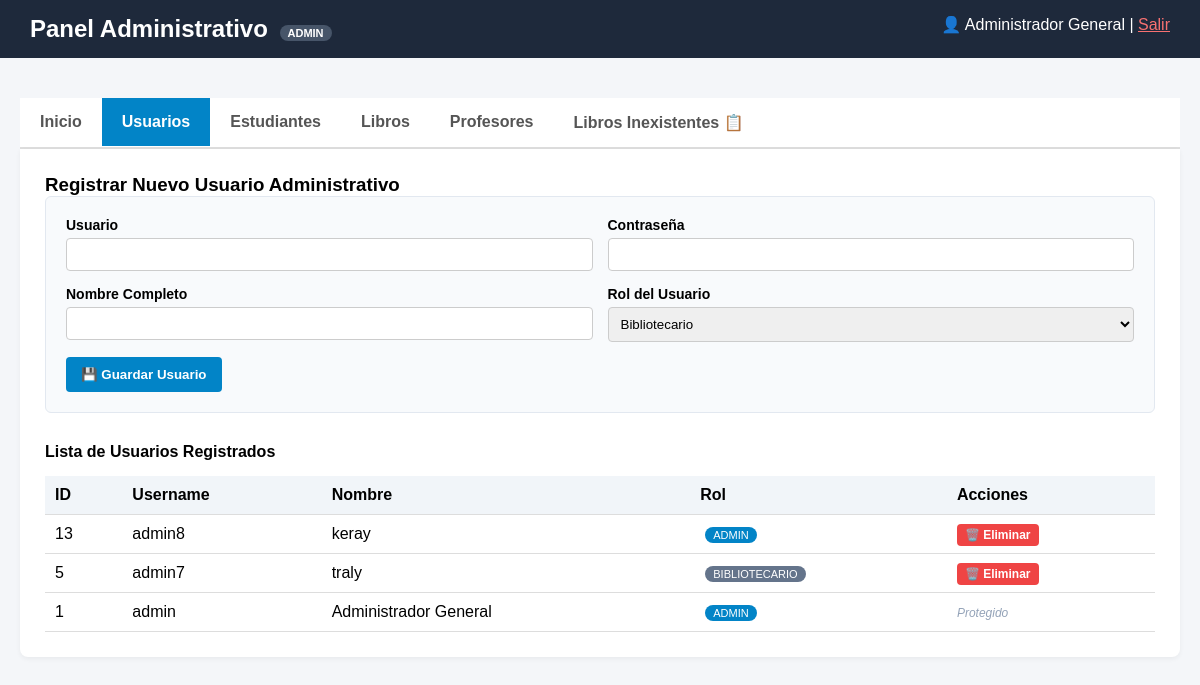
Page /index.php?seccion=usuarios (signed in) on the committed database.
### tables this page shows
CREATE TABLE IF NOT EXISTS `usuarios` (
  `id` int NOT NULL AUTO_INCREMENT,
  `username` varchar(50) NOT NULL,
  `password` varchar(255) NOT NULL,
  `nombre` varchar(100) NOT NULL,
  `estado` tinyint(1) DEFAULT '1',
  `created_at` timestamp NULL DEFAULT CURRENT_TIMESTAMP,
  `rol` varchar(50) DEFAULT 'bibliotecario',
  PRIMARY KEY (`id`),
  UNIQUE KEY `username` (`username`)
);

### cargador_automatico.php (called while the page is built, shortened)
<?php
spl_autoload_register(function ($clase) {
    $base_dir = __DIR__ . '/';
    $archivo = $base_dir . str_replace('\\', '/', $clase) . '.php';
});

### configuracion/BaseDatos.php (called while the page is built, shortened)
<?php
class BaseDatos {
    private static $instancia = null;
    private $host = '127.0.0.1';
    private $nombre_bd = 'biblioteca_db';
    private $usuario = 'root';
    private $contrasena = '';
    private function __construct() {
        try {
            $dsn = "mysql:host={$this->host};dbname={$this->nombre_bd};charset=utf8mb4";
            $opciones = [
                PDO::ATTR_ERRMODE            => PDO::ERRMODE_EXCEPTION,
                PDO::ATTR_DEFAULT_FETCH_MODE => PDO::FETCH_ASSOC,
                PDO::ATTR_EMULATE_PREPARES   => false,
            ];
            $this->conexion = new PDO($dsn, $this->usuario, $this->contrasena, $opciones);
        } catch (PDOException $e) {
            throw new PDOException("Error de Conexión: " . $e->getMessage());
        }
    }
    public static function obtenerInstancia() {
        if (self::$instancia === null) {
            self::$instancia = new self();
        }
        return self::$instancia->conexion;
    }
}

### modulos/Usuarios/ControladorUsuarios.php (called while the page is built, shortened)
<?php
class ControladorUsuarios {
    private $bd;
    public function __construct() {
        $this->bd = BaseDatos::obtenerInstancia();
    }
    public function consultar(string $buscar = '', int $paginaActual = 1, int $porPagina = 5): array {
        $offset = ($paginaActual - 1) * $porPagina;
        $termino = "%$buscar%";
        $sqlTotal = "SELECT COUNT(*) FROM usuarios WHERE username LIKE :buscar1 OR nombre LIKE :buscar2";
        $stmtTotal = $this->bd->prepare($sqlTotal);
        $stmtTotal->execute([
            ':buscar1' => $termino,
            ':buscar2' => $termino
        ]);
        $totalRegistros = $stmtTotal->fetchColumn();
        $totalPaginas = ceil($totalRegistros / $porPagina);
        $sqlDatos = "SELECT id, username, nombre, rol, estado, created_at FROM usuarios
                     WHERE username LIKE :buscar3 OR nombre LIKE :buscar4
                     ORDER BY id DESC LIMIT :limit OFFSET :offset";
        $stmtDatos = $this->bd->prepare($sqlDatos);
        $stmtDatos->bindValue(':buscar3', $termino, PDO::PARAM_STR);
        $stmtDatos->bindValue(':buscar4', $termino, PDO::PARAM_STR);
        $stmtDatos->bindValue(':limit', $porPagina, PDO::PARAM_INT);
        $stmtDatos->bindValue(':offset', $offset, PDO::PARAM_INT);
        $stmtDatos->execute();
        return [
            'datos' => $stmtDatos->fetchAll(),
            'totalPaginas' => $totalPaginas,
            'paginaActual' => $paginaActual
        ];
    }
}

### index.php (the view, shortened to what this page needs)
<?php
require_once 'cargador_automatico.php';
$rol_usuario = $_SESSION['usuario_rol'] ?? 'bibliotecario';
$seccion = $_GET['seccion'] ?? 'inicio';
$controladorUsuarios = new ControladorUsuarios();
$controladorReservas = new ControladorReservas();
$fecha_desde = $_GET['fecha_desde'] ?? date('Y-m-d', strtotime('-30 days'));
$fecha_hasta = $_GET['fecha_hasta'] ?? date('Y-m-d');
$reporteReservas = [];
$usuariosLista = ($rol_usuario === 'admin') ? $controladorUsuarios->consultar('', 1, 100)['datos'] : [];
$solicitudes = $controladorReservas->obtenerSolicitudesAdquisicion();
?>
<!DOCTYPE html>
<html lang="es">
<head>
</head>
<body>
    <header class="menu-horizontal">
        <h2>Panel Administrativo <span class="rol-badge"><?php echo $rol_usuario; ?></span></h2>
        <div>👤 <?php echo $_SESSION['usuario_nombre']; ?> | <a href="index.php?seccion=salir" style="color:#f87171;">Salir</a></div>
    </header>
    <div class="contenedor-central">
        <ul class="tabs">
            <li class="<?php echo $seccion==='inicio'?'activo':''; ?>"><a href="index.php?seccion=inicio">Inicio</a></li>
            <?php if ($rol_usuario === 'admin'): ?>
                <li class="<?php echo $seccion==='usuarios'?'activo':''; ?>"><a href="index.php?seccion=usuarios">Usuarios</a></li>
                <li class="<?php echo $seccion==='estudiantes'?'activo':''; ?>"><a href="index.php?seccion=estudiantes">Estudiantes</a></li>
            <?php endif; ?>
            <li class="<?php echo $seccion==='libros'?'activo':''; ?>"><a href="index.php?seccion=libros">Libros</a></li>
            <?php if ($rol_usuario === 'admin'): ?>
                <li class="<?php echo $seccion==='profesores'?'activo':''; ?>"><a href="index.php?seccion=profesores">Profesores</a></li>
            <?php endif; ?>
            <li class="<?php echo $seccion==='libros_inexistentes'?'activo':''; ?>"><a href="index.php?seccion=libros_inexistentes">Libros Inexistentes 📋</a></li>
        </ul>
        <main class="modulo-contenido">
            <?php if($seccion === 'inicio'): ?>
                <div style="display: flex; gap: 25px; align-items: flex-start; flex-wrap: wrap;">
                    <div style="flex: 1; min-width: 300px;">
                        <h3 style="color: #0f172a; margin-bottom: 10px;">Bienvenido al Sistema, <?php echo $_SESSION['usuario_nombre']; ?></h3>
                        <p style="color: #64748b; line-height: 1.5;">Has iniciado sesión con el rol de <strong><?php echo strtoupper($rol_usuario); ?></strong>. Utiliza el menú superior para gestionar los módulos habilitados.</p>
                        <br>
                        <a href="index.php?seccion=libros_inexistentes" style="display: inline-block; padding: 10px 15px; background: #0f172a; color: white; text-decoration: none; border-radius: 6px; font-weight: bold; font-size: 14px;">
                            Ir a Gestionar Libros Inexistentes (<?php echo count($solicitudes); ?>)
                        </a>
                    </div>
                </div>
                <hr style="margin: 30px 0; border: 0; border-top: 1px solid #e2e8f0;">
                <div style="background: #f8fafc; padding: 20px; border-radius: 6px; border: 1px solid #e2e8f0;">
                    <h3 style="color: #0f172a; margin-bottom: 15px;">📊 Generador de Reportes de Reservas</h3>
                    <form method="GET" style="display: flex; gap: 15px; align-items: flex-end; background: none; border: none; padding: 0; margin-bottom: 20px;">
                        <input type="hidden" name="seccion" value="inicio">
                        <div class="campo">
                            <label>Desde:</label>
                            <input type="date" name="fecha_desde" value="<?php echo $fecha_desde; ?>" style="padding: 6px;">
                        </div>
                        <div class="campo">
                            <label>Hasta:</label>
                            <input type="date" name="fecha_hasta" value="<?php echo $fecha_hasta; ?>" style="padding: 6px;">
                        </div>
                        <button type="submit" name="buscar_reporte" style="background: #0f172a; padding: 8px 15px;">🔍 Filtrar en Pantalla</button>
                        <a href="modulos/Libros/ExportarReservasExcel.php?desde=<?php echo $fecha_desde; ?>&hasta=<?php echo $fecha_hasta; ?>"
                           style="background: #16a34a; color: white; padding: 8px 15px; text-decoration: none; border-radius: 4px; font-weight: bold; font-size: 14px;">
                           📥 Descargar Excel
                        </a>
                    </form>
                    <?php if (isset($_GET['buscar_reporte'])): ?>
                        <h4 style="margin-bottom: 10px; color: #334155;">Resultados del Período (<?php echo count($reporteReservas); ?> encontrados)</h4>
                        <table class="tabla">
                            <thead>
                                <tr>
                                    <th>ID</th>
                                    <th>Fecha Reserva</th>
                                    <th>Estudiante</th>
                                    <th>Cédula</th>
                                    <th>Libro</th>
                                    <th>Estado</th>
                                </tr>
                            </thead>
                            <tbody>
                                <?php if (empty($reporteReservas)): ?>
                                    <tr><td colspan="6" style="text-align:center; color:#64748b;">No hay reservas registradas en este rango de fechas.</td></tr>
                                <?php else: ?>
                                    <?php foreach ($reporteReservas as $rev): ?>
                                        <tr>
                                            <td>#<?php echo $rev['id']; ?></td>
                                            <td><?php echo $rev['fecha_reserva']; ?></td>
                                            <td><strong><?php echo htmlspecialchars($rev['primer_nombre'] . ' ' . $rev['primer_apellido']); ?></strong></td>
                                            <td style="font-family: monospace;"><?php echo htmlspecialchars($rev['cip_identificacion']); ?></td>
                                            <td><?php echo htmlspecialchars($rev['libro_titulo']); ?></td>
                                            <td>
                                                <span style="padding: 3px 8px; border-radius: 12px; font-size: 11px; font-weight: bold;
                                                    background: <?php echo $rev['estado'] === 'Prestado' ? '#fee2e2; color:#991b1b;' : '#dcfce7; color:#166534;'; ?>">
                                                    <?php echo $rev['estado']; ?>
                                                </span>
                                            </td>
                                        </tr>
                                    <?php endforeach; ?>
                                <?php endif; ?>
                            </tbody>
                        </table>
                    <?php endif; ?>
                </div>
            <?php elseif($seccion === 'usuarios' && $rol_usuario === 'admin'): ?>
                <h3>Registrar Nuevo Usuario Administrativo</h3>
                <form method="POST">
                    <div class="grid-form">
                        <div class="campo"><label>Usuario</label><input type="text" name="username" required></div>
                        <div class="campo"><label>Contraseña</label><input type="password" name="password" required></div>
                        <div class="campo"><label>Nombre Completo</label><input type="text" name="nombre" required></div>
                        <div class="campo">
                            <label>Rol del Usuario</label>
                            <select name="rol" required>
                                <option value="bibliotecario">Bibliotecario</option>
                            </select>
                        </div>
                    </div>
                    <button type="submit" name="crear_usuario">💾 Guardar Usuario</button>
                </form>
                <h4>Lista de Usuarios Registrados</h4>
                <table class="tabla">
                    <thead>
                        <tr>
                            <th>ID</th>
                            <th>Username</th>
                            <th>Nombre</th>
                            <th>Rol</th>
                            <th>Acciones</th>
                        </tr>
                    </thead>
                    <tbody>
                        <?php foreach($usuariosLista as $u): ?>
                            <tr>
                                <td><?php echo $u['id']; ?></td>
                                <td><?php echo htmlspecialchars($u['username']); ?></td>
                                <td><?php echo htmlspecialchars($u['nombre']); ?></td>
                                <td>
                                    <span class="rol-badge" style="background: <?php echo (isset($u['rol']) && $u['rol'] === 'admin') ? '#0284c7' : '#64748b'; ?>;">
                                        <?php echo htmlspecialchars($u['rol'] ?? 'bibliotecario'); ?>
                                    </span>
                                </td>
                                <td>
                                    <?php if($u['username'] !== 'admin'): ?>
                                        <a href="index.php?seccion=usuarios&accion=eliminar_usuario&id=<?php echo $u['id']; ?>"
                                           class="btn-eliminar"
                                           onclick="return confirm('¿Seguro que deseas eliminar permanentemente a este usuario?');">
                                           🗑️ Eliminar
                                        </a>
                                    <?php else: ?>
                                        <span style="color:#94a3b8; font-size:12px; font-style:italic;">Protegido</span>
                                    <?php endif; ?>
                                </td>
                            </tr>
                        <?php endforeach; ?>
                    </tbody>
                </table>
            <?php endif; ?>
        </main>
    </div>
</body>
</html>

### index.php (style rules this page uses)
* { box-sizing: border-box; margin: 0; padding: 0; font-family: sans-serif; }
body { background: #f4f6f9; display: flex; flex-direction: column; min-height: 100vh; }
.menu-horizontal { background: #1e293b; color: white; padding: 15px 30px; display: flex; justify-content: space-between; }
.contenedor-central { max-width: 1200px; width: 100%; margin: 20px auto; padding: 20px; }
.tabs { display: flex; list-style: none; background: white; border-bottom: 2px solid #ddd; }
.tabs a { display: block; padding: 15px 20px; color: #555; text-decoration: none; font-weight: bold; }
.tabs .activo a { background: #0284c7; color: white; }
.modulo-contenido { background: white; padding: 25px; border-radius: 0 0 8px 8px; box-shadow: 0 2px 5px rgba(0,0,0,0.05); }
form { background: #f8fafc; padding: 20px; border: 1px solid #e2e8f0; border-radius: 6px; margin-bottom: 30px; }
.grid-form { display: grid; grid-template-columns: 1fr 1fr; gap: 15px; margin-bottom: 15px; }
.campo { display: flex; flex-direction: column; }
label { font-size: 14px; margin-bottom: 5px; font-weight: bold; }
input, select, textarea { padding: 8px; border: 1px solid #ccc; border-radius: 4px; }
button { padding: 10px 15px; background: #0284c7; color: white; border: none; border-radius: 4px; cursor: pointer; font-weight: bold; }
.btn-eliminar { background: #ef4444; color: white; padding: 4px 8px; border-radius: 4px; text-decoration: none; font-size: 12px; font-weight: bold; }
.tabla { width: 100%; border-collapse: collapse; margin-top: 15px; }
.tabla th, .tabla td { border-bottom: 1px solid #ddd; padding: 10px; text-align: left; }
.tabla th { background: #f1f5f9; }
.rol-badge { background: #475569; color: white; padding: 2px 8px; border-radius: 12px; font-size: 11px; text-transform: uppercase; margin-left: 5px; }

### rows in the picture
usuarios: id "13", username "admin8", nombre "keray", rol "ADMIN"
usuarios: id "5", username "admin7", nombre "traly", rol "BIBLIOTECARIO"
usuarios: id "1", username "admin", nombre "Administrador General", rol "ADMIN", shows "Protegido"

### other values in the picture
$rol_usuario "ADMIN"
$_SESSION['usuario_nombre'] "Administrador General"
